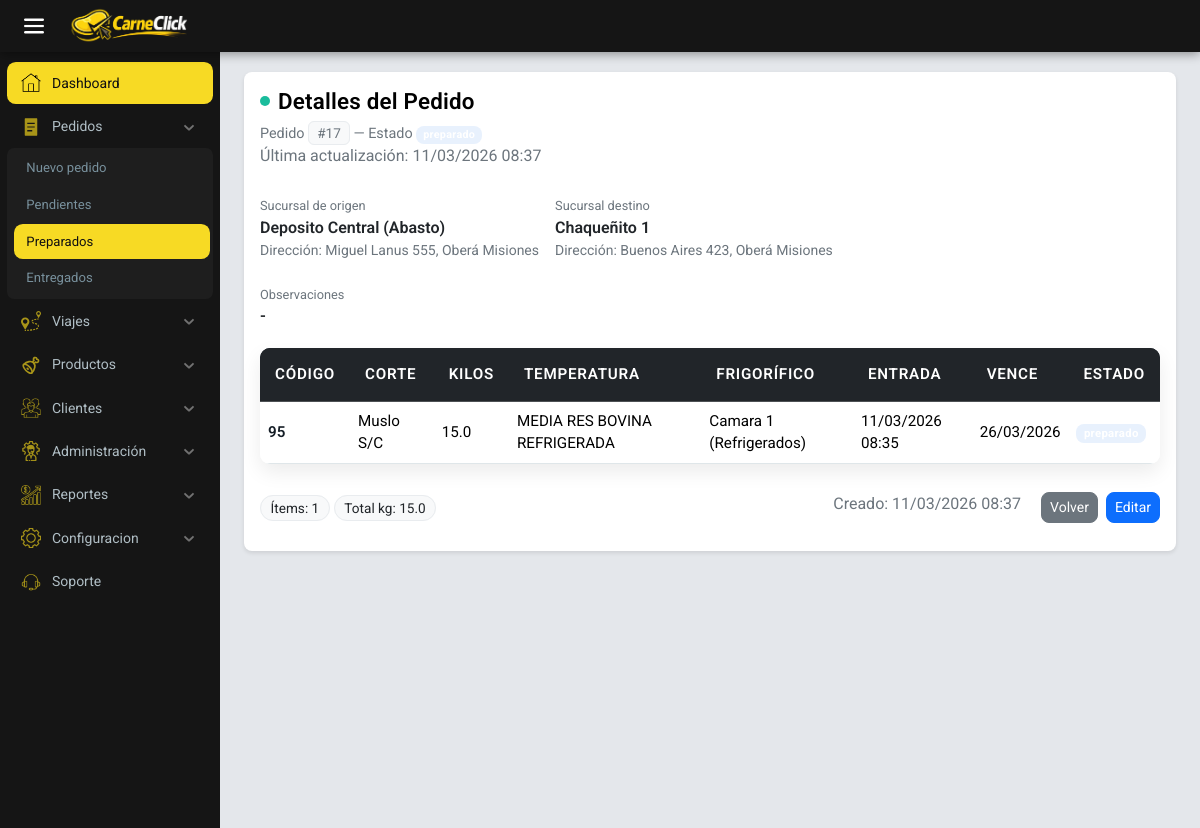
The app's page /encargado/pedidos_preparados/17/detalles/ (signed in) with its own data.
### encargado/models.py (models this page shows, shortened)
class Pedido(models.Model):
    comercio_origen = models.ForeignKey(
        Comercio, on_delete=models.RESTRICT, null=True,
        blank=True)
    observaciones = models.CharField(max_length=100, null=True, blank=True)
    cliente = models.ForeignKey(
        Cliente, on_delete=models.RESTRICT)
    pedido_pendiente = models.OneToOneField(
        Pedido_cliente,
        on_delete=models.CASCADE,
        null=True,
        blank=True
    )
    viaje = models.ForeignKey(
        Viaje, on_delete=models.RESTRICT, null=True, blank=True)
    user_id = models.ForeignKey(User, on_delete=models.CASCADE, default=1)
    creado_en = models.DateTimeField(default=timezone.now)
    estado = models.ForeignKey(
        EstadoPedidos, on_delete=models.CASCADE, default=1)
    history = HistoricalRecords()
    class Meta:
        db_table = 'pedido'
        verbose_name = 'Pedido'
        verbose_name_plural = 'Pedidos'
        ordering = ['id']

class Comercio(models.Model):
    nombre = models.CharField(max_length=200)
    cuit = models.IntegerField()
    direccion = models.CharField(max_length=200)
    def __str__(self):
        return self.nombre

class Cliente(models.Model):
    nombre = models.CharField(max_length=200)
    apellido = models.CharField(max_length=200)
    dni = models.IntegerField()
    direccion = models.CharField(max_length=200)
    telefono = models.IntegerField()
    comercio = models.ForeignKey(Comercio, on_delete=models.CASCADE)
    user = models.ForeignKey(User, on_delete=models.CASCADE)

class DetallePedido(models.Model):
    producto_id = models.ForeignKey(
        Productos, on_delete=models.CASCADE, default=1)
    pedido_id = models.ForeignKey(Pedido, on_delete=models.CASCADE, default=1)
    cantidad = models.PositiveIntegerField(default=1)
    ESTADO_ITEM = [
        ('ok', 'Ok'),
        ('perdido', 'Perdido'),
        ('danado', 'Dañado'),
    ]
    estado_item = models.CharField(
        max_length=10, choices=ESTADO_ITEM, default='ok')
    history = HistoricalRecords()
    class Meta:
        db_table = 'detallepedido'
        verbose_name = 'Detalle Pedido'
        verbose_name_plural = 'Detalles Pedidos'
        ordering = ['id']

class Productos(models.Model):
    ESTADOS = [
        ('en stock', 'En stock'),
        ('preparado', 'preparado'),
        ('de viaje', 'De viaje'),
        ('entregado', 'Entregado'),
    ]
    nombre = models.ForeignKey(Cortes, on_delete=models.CASCADE)
    kilos = models.FloatField()
    cantidad = models.PositiveIntegerField(default=1)
    reserved_kilos = models.FloatField(default=0)
    codigo = models.CharField(
        max_length=20, unique=True, blank=True, null=True)
    fecha_entrada = models.ForeignKey(Entrada, on_delete=models.RESTRICT)
    temperatura = models.ForeignKey(
        Tipo_frigorifico, on_delete=models.CASCADE, default=1)
    frigorificop = models.ForeignKey(Frigorifico, on_delete=models.RESTRICT)
    estado = models.CharField(
        max_length=15,
        choices=ESTADOS,
        default='en stock'
    )
    history = HistoricalRecords()
    def fecha_vencimiento(self):
        fecha = self.fecha_entrada.fecha
        dias = self.temperatura.dias
        return fecha + timedelta(days=dias)

class Cortes(models.Model):
    nombre = models.CharField(max_length=100)
    def __str__(self):
        return self.nombre

class Tipo_frigorifico(models.Model):
    nombre = models.CharField(max_length=100)
    dias = models.IntegerField(default=0)

class Frigorifico(models.Model):
    nombre = models.CharField(max_length=200)
    capacidad = models.FloatField()
    def __str__(self):
        return self.nombre

class Entrada(models.Model):
    fecha = models.DateTimeField(default=timezone.now)
    proveedor = models.ForeignKey(
        'Proveedor', on_delete=models.RESTRICT, null=True, blank=True)
    numero_lote = models.CharField(
        max_length=30, unique=True, null=True, blank=True)
    history = HistoricalRecords()

### encargado/views.py (the view)
@group_required('Encargado')
def detalles_pedido_preparado(request, pedido_id):
    pedido = get_object_or_404(Pedido, id=pedido_id)
    detalles = pedido.detallepedido_set.select_related(
        'producto_id',
        'producto_id__nombre',
        'producto_id__frigorificop',
        'producto_id__temperatura'
    )
    total_items = detalles.count()
    total_kilos = sum(getattr(d.producto_id, 'kilos', 0) for d in detalles)
    return render(request, 'html/pedidos/detalles_pedido_preparado.html', {
        'pedido': pedido,
        'cliente': pedido.cliente,
        'detalles': detalles,
        'total_items': total_items,
        'total_kilos': total_kilos,
    })

### carneclick/context_processors.py (called while the page is built)
def client_info(request):
    cliente = None
    comercio_nombre = ''
    try:
        if request.user and request.user.is_authenticated:
            from encargado.models import Cliente as ClienteModel
            cliente = ClienteModel.objects.filter(
                user=request.user).select_related('comercio').first()
            if cliente and getattr(cliente, 'comercio', None):
                comercio_nombre = cliente.comercio.nombre
    except Exception:
        cliente = None
        comercio_nombre = ''
    return {
        'cliente_obj': cliente,
        'comercio_nombre': comercio_nombre,
    }

### encargado/templates/html/pedidos/detalles_pedido_preparado.html (shortened to what this page needs)
{% extends "base_encargado.html" %}
{% load static %}
{% block head %}
<link rel="stylesheet" href="{% static 'encargado/css/stock.css' %}">
{% endblock %}
{% block content %}
<div class="menu_encargado">
  <div class="main-header">
    <div class="table-header">
      <div class="header-wrap">
        <div>
          <h2 class="section-title"><span class="dot"></span> Detalles del Pedido</h2>
          <div class="subtitle">Pedido <span class="id-chip">#{{ pedido.id }}</span> — Estado
            <span class="badge badge-blue">{{ pedido.estado.estado }}</span>
          </div>
          <div class="muted">Última actualización: {{ pedido.creado_en|date:"d/m/Y H:i" }}</div>
        </div>
      </div>
    </div>
  </div>
  <div class="info-bar" style="margin-top:1.5rem; margin-bottom:1rem;">
    <div class="info-item">
      <div class="info-label">Sucursal de origen</div>
      <div class="info-value">{{ pedido.comercio_origen|default:"-" }}</div>
      <div class="small muted">Dirección: {{ pedido.comercio_origen.direccion|default:"-" }}</div>
    </div>
    <div class="info-item">
      <div class="info-label">Sucursal destino</div>
      <div class="info-value">{{ cliente.comercio.nombre|default:"-" }}</div>
      <div class="small muted">Dirección: {{ cliente.comercio.direccion|default:"-" }}</div>
    </div>
    <div class="info-item" style="min-width:320px;">
      <div class="info-label">Observaciones</div>
      <div class="info-value">{{ pedido.observaciones|default:"-" }}</div>
    </div>
  </div>
  <table class="table d-none d-md-table" id="detalleTable">
    <thead class="table-dark">
      <tr>
        <th>Código</th>
        <th>Corte</th>
        <th>Kilos</th>
        <th>Temperatura</th>
        <th>Frigorífico</th>
        <th>Entrada</th>
        <th>Vence</th>
        <th>Estado</th>
      </tr>
    </thead>
    <tbody>
      {% for item in detalles %}
      {% with p=item.producto_id %}
      <tr>
        <th data-label="Código">{{ p.id }}</th>
        <td data-label="Corte">{{ p.nombre }}</td>
        <td data-label="Kilos">{{ p.kilos }}</td>
        <td data-label="Temperatura">{{ p.temperatura.nombre }}</td>
        <td data-label="Frigorífico">{{ p.frigorificop }}</td>
        <td data-label="Entrada">{{ p.fecha_entrada.fecha|date:"d/m/Y H:i" }}</td>
        <td data-label="Vence">{{ p.fecha_vencimiento|date:"d/m/Y" }}</td>
        <td data-label="Estado">
          {% if p.estado == 'en stock' %}
            <span class="badge badge-green">{{ p.estado }}</span>
          {% elif p.estado == 'preparado' %}
            <span class="badge badge-blue">{{ p.estado }}</span>
          {% else %}
            <span class="badge badge-gray">{{ p.estado }}</span>
          {% endif %}
        </td>
      </tr>
      {% endwith %}
      {% empty %}
      <tr><td colspan="8">No hay productos en este pedido.</td></tr>
      {% endfor %}
    </tbody>
  </table>
  <div class="table-footer">
    <div>
      <span class="pill">Ítems: {{ total_items }}</span>
      <span class="pill">Total kg: {{ total_kilos }}</span>
    </div>
    <div class="right-actions">
      <div class="muted" style="margin-right:.75rem;">Creado: {{ pedido.creado_en|date:"d/m/Y H:i" }}</div>
      <a class="btn btn-secondary btn-sm" href="{% url 'encargado:pedidos_preparados' %}">Volver</a>
      <a class="btn btn-primary btn-sm" href="{% url 'encargado:editar_pedido_preparado' pedido.id %}">Editar</a>
    </div>
  </div>
</div>
{% endblock %}

### encargado/static/encargado/css/stock.css (style rules this page uses)
:root { --primary: #000000; --secondary: #141d26; --accent: #1abc9c; --bg: #f4f6f8; --text: #2d3436; --white: #ffffff; --border: #dfe6e9; }
* { margin: 0; padding: 0; box-sizing: border-box; }
body { font-family: "Segoe UI", Roboto, Arial, sans-serif; background-color: var(--bg); color: var(--text); }
.menu_encargado { background-color: #ffffff; padding: 1rem; border-radius: 0.5rem; box-shadow: 0 2px 4px rgba(0, 0, 0, 0.1); }
.table { width: 100%; border-collapse: collapse; background-color: var(--white); border-radius: 10px; overflow: hidden; box-shadow: 0 8px 20px rgba(0, 0, 0, 0.08); }
.table thead { background-color: var(--secondary); }
.table thead th { color: var(--white); }
.table thead th { padding: 15px; text-align: left; font-weight: 600; font-size: 0.95rem; text-transform: uppercase; letter-spacing: 0.05em; }
.table tbody tr { border-bottom: 1px solid var(--border); transition: background-color 0.2s ease; }
.table td, .table th { padding: 14px 15px; font-size: 0.95rem; }
.table tbody td, .table tbody th { background-color: rgb(255, 255, 255); }
.table tbody th { font-weight: 600; color: var(--secondary); }
.table-header { display: flex; justify-content: space-between; align-items: center; }
.table-header h2 { font-size: 1.4rem; color: black; }

### carneclick/static/css/theme.css (style rules this page uses)
:root { --brand-bg: #f7f9fc; --brand-text: #212529; --brand-muted: #6c757d; --brand-primary: #0d6efd; --brand-success: #198754; --brand-warning: #ffc107; --brand-danger: #dc3545; --brand-info: #0dcaf0; --brand-border: #e9ecef; --brand-card-bg: #ffffff; }
html, body { background-color: var(--brand-bg); color: var(--brand-text); font-family: "Inter", system-ui, -apple-system, "Segoe UI", Roboto, "Helvetica Neue", Arial, "Noto Sans", "Liberation Sans", sans-serif; -webkit-font-smoothing: antialiased; -moz-osx-font-smoothing: grayscale; }
h1, h2, h3, h4, h5 { font-weight: 600; letter-spacing: 0.2px; }
small, .small, .text-muted { color: var(--brand-muted) !important; }
.table thead th { font-weight: 600; }
.badge { border-radius: 0.5rem; letter-spacing: 0.3px; }
.btn { border-radius: 0.5rem; }
.btn-primary { background-color: var(--brand-primary); border-color: var(--brand-primary); }

### encargado/static/encargado/css/style_encargado.css (style rules this page uses)
:root { --background-color: #ffffff; --prymary-color: #F7DA24; --secondary-color: #151515; --text-color: #000000; --border-color: #ffffff; --sb-w: 220px; --sb-mini: 62px; --bar-h: 52px; --main-bg: #e4e7eb; }
* { margin: 0; padding: 0; box-sizing: border-box; font-family: "Roboto", sans-serif; }
body { width: 100%; min-height: 100vh; background-color: var(--main-bg); }

### encargado/templates/html/pedidos/detalles_pedido_preparado.html (style rules this page uses)
.info-bar { display:flex; gap:1rem; flex-wrap:wrap; }
.info-item { display:flex; flex-direction:column; padding:.25rem 0; min-width:220px; }
.info-label { font-size:.8rem; color:#6c757d; }
.info-value { font-weight:600; }
.badge { display: inline-block; padding: .25rem .5rem; border-radius: 12px; font-size: .75rem; }
.badge-blue { background: #e8f1fd; color: #2c7be5; }
.table th, .table td { vertical-align: middle; }
.section-title { display:flex; align-items:center; gap:.5rem; }
.section-title .dot { width:10px; height:10px; background:#1abc9c; border-radius:50%; }
.muted { color: #6c757d; }
.right-actions { display:flex; gap:.5rem; }
.table-footer { display:flex; justify-content: space-between; align-items:center; flex-wrap:wrap; gap:.5rem; padding: .75rem 0; }
.pill { background:#f8f9fa; border:1px solid #e9ecef; border-radius:20px; padding:.25rem .6rem; font-size:.85rem; }
.header-wrap { display:flex; justify-content:space-between; align-items:center; }
.id-chip { background:#f8f9fa; border:1px solid #e9ecef; border-radius:6px; padding:.2rem .5rem; font-size:.85rem; }
.subtitle { color:#6c757d; font-size:.9rem; }
.small { font-size:.85rem; }

### records on screen
Pedido: id "17", creado_en "11/03/2026 08:37", comercio_origen "Deposito Central (Abasto)", comercio_origen.direccion "Miguel Lanus 555, Oberá Misiones", observaciones "-"
Cliente: comercio.nombre "Chaqueñito 1", comercio.direccion "Buenos Aires 423, Oberá Misiones"
DetallePedido: producto_id.id "95", producto_id.nombre "Muslo S/C", producto_id.kilos "15.0", producto_id.temperatura.nombre "MEDIA RES BOVINA REFRIGERADA", producto_id.frigorificop "Camara 1 (Refrigerados)", producto_id.fecha_entrada.fecha "11/03/2026 08:35", producto_id.fecha_vencimiento "26/03/2026"

### other values on screen
{{ ui.Dashboard }} "Dashboard"
{{ ui.Orders }} "Pedidos"
{{ ui.NewOrder }} "Nuevo pedido"
{{ ui.Pending }} "Pendientes"
{{ ui.Prepared }} "Preparados"
{{ ui.Delivered }} "Entregados"
{{ ui.Trips }} "Viajes"
{{ ui.Products }} "Productos"
{{ ui.Clients }} "Clientes"
{{ ui.Administration }} "Administración"
{{ ui.Reports }} "Reportes"
{{ ui.Settings }} "Configuracion"
{{ ui.Support }} "Soporte"
{{ total_items }} "1"
{{ total_kilos }} "15.0"
